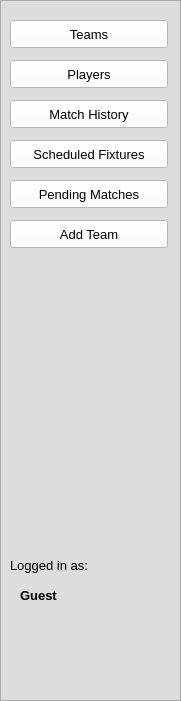
   <widget class="QFrame" name="frame">
    <property name="geometry">
     <rect>
      <x>0</x>
      <y>0</y>
      <width>181</width>
      <height>701</height>
     </rect>
    </property>
    <property name="styleSheet">
     <string notr="true">background-color: #ddd</string>
    </property>
    <property name="frameShape">
     <enum>QFrame::StyledPanel</enum>
    </property>
    <property name="frameShadow">
     <enum>QFrame::Raised</enum>
    </property>
    <widget class="QPushButton" name="Pending_Matches_Button">
     <property name="geometry">
      <rect>
       <x>10</x>
       <y>180</y>
       <width>158</width>
       <height>28</height>
      </rect>
     </property>
     <property name="font">
      <font>
       <pointsize>10</pointsize>
      </font>
     </property>
     <property name="styleSheet">
      <string notr="true">/* Normal state */
QPushButton {
    background-color: #fff; /* Default background color */
}

/* Hover state */
QPushButton:hover {
    background-color: #ddf; /* Background color when hovered */
}
</string>
     </property>
     <property name="text">
      <string>Pending Matches</string>
     </property>
    </widget>
    <widget class="QPushButton" name="Scheduled_Fixtures_Button">
     <property name="geometry">
      <rect>
       <x>10</x>
       <y>140</y>
       <width>158</width>
       <height>28</height>
      </rect>
     </property>
     <property name="font">
      <font>
       <pointsize>10</pointsize>
      </font>
     </property>
     <property name="styleSheet">
      <string notr="true">/* Normal state */
QPushButton {
    background-color: #fff; /* Default background color */
}

/* Hover state */
QPushButton:hover {
    background-color: #ddf; /* Background color when hovered */
}
</string>
     </property>
     <property name="text">
      <string>Scheduled Fixtures</string>
     </property>
    </widget>
    <widget class="QPushButton" name="Match_History_Button">
     <property name="geometry">
      <rect>
       <x>10</x>
       <y>100</y>
       <width>158</width>
       <height>28</height>
      </rect>
     </property>
     <property name="font">
      <font>
       <pointsize>10</pointsize>
      </font>
     </property>
     <property name="styleSheet">
      <string notr="true">/* Normal state */
QPushButton {
    background-color: #fff; /* Default background color */
}

/* Hover state */
QPushButton:hover {
    background-color: #ddf; /* Background color when hovered */
}
</string>
     </property>
     <property name="text">
      <string>Match History</string>
     </property>
    </widget>
    <widget class="QPushButton" name="Players_Button">
     <property name="geometry">
      <rect>
       <x>10</x>
       <y>60</y>
       <width>158</width>
       <height>28</height>
      </rect>
     </property>
     <property name="font">
      <font>
       <pointsize>10</pointsize>
      </font>
     </property>
     <property name="styleSheet">
      <string notr="true">/* Normal state */
QPushButton {
    background-color: #fff; /* Default background color */
}

/* Hover state */
QPushButton:hover {
    background-color: #ddf; /* Background color when hovered */
}
</string>
     </property>
     <property name="text">
      <string>Players</string>
     </property>
    </widget>
    <widget class="QPushButton" name="Teams_Button">
     <property name="geometry">
      <rect>
       <x>10</x>
       <y>20</y>
       <width>158</width>
       <height>28</height>
      </rect>
     </property>
     <property name="font">
      <font>
       <pointsize>10</pointsize>
      </font>
     </property>
     <property name="styleSheet">
      <string notr="true">/* Normal state */
QPushButton {
    background-color: #fff; /* Default background color */
}

/* Hover state */
QPushButton:hover {
    background-color: #ddf; /* Background color when hovered */
}
</string>
     </property>
     <property name="text">
      <string>Teams</string>
     </property>
    </widget>
    <widget class="QPushButton" name="Add_Player_Button">
     <property name="geometry">
      <rect>
       <x>10</x>
       <y>220</y>
       <width>158</width>
       <height>28</height>
      </rect>
     </property>
     <property name="font">
      <font>
       <pointsize>10</pointsize>
      </font>
     </property>
     <property name="styleSheet">
      <string notr="true">/* Normal state */
QPushButton {
    background-color: #fff; /* Default background color */
}

/* Hover state */
QPushButton:hover {
    background-color: #ddf; /* Background color when hovered */
}
</string>
     </property>
     <property name="text">
      <string>Add Player</string>
     </property>
    </widget>
    <widget class="QPushButton" name="Add_Team_Button">
     <property name="geometry">
      <rect>
       <x>10</x>
       <y>220</y>
       <width>158</width>
       <height>28</height>
      </rect>
     </property>
     <property name="font">
      <font>
       <pointsize>10</pointsize>
      </font>
     </property>
     <property name="styleSheet">
      <string notr="true">/* Normal state */
QPushButton {
    background-color: #fff; /* Default background color */
}

/* Hover state */
QPushButton:hover {
    background-color: #ddf; /* Background color when hovered */
}
</string>
     </property>
     <property name="text">
      <string>Add Team</string>
     </property>
    </widget>
    <widget class="QLabel" name="Logged_in_Label">
     <property name="geometry">
      <rect>
       <x>10</x>
       <y>550</y>
       <width>121</width>
       <height>31</height>
      </rect>
     </property>
     <property name="font">
      <font>
       <pointsize>10</pointsize>
      </font>
     </property>
     <property name="text">
      <string>Logged in as:</string>
     </property>
    </widget>
    <widget class="QLabel" name="Logged_in_as_Label">
     <property name="geometry">
      <rect>
       <x>20</x>
       <y>580</y>
       <width>151</width>
       <height>31</height>
      </rect>
     </property>
     <property name="font">
      <font>
       <pointsize>10</pointsize>
       <weight>75</weight>
       <bold>true</bold>
      </font>
     </property>
     <property name="text">
      <string>Guest</string>
     </property>
    </widget>
   </widget>
